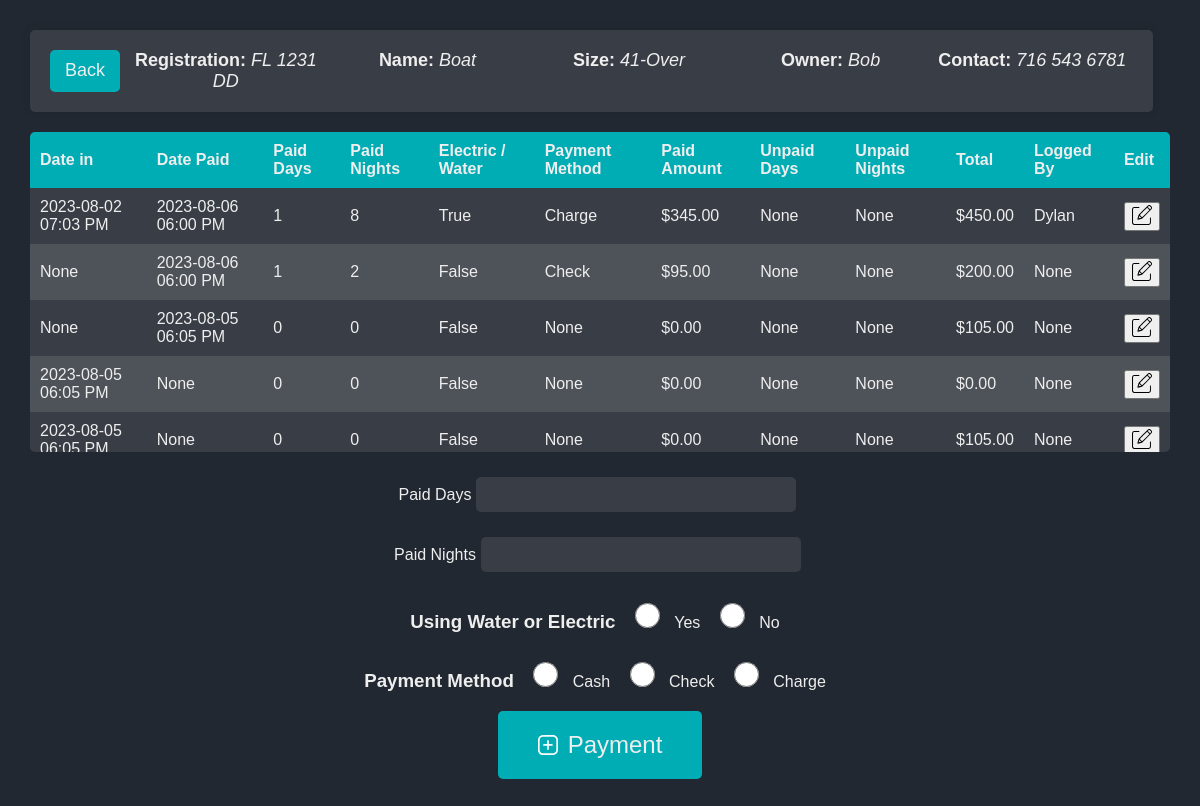
Page /visits?id=2 (signed in) on the committed database.
### website/models.py (models this page shows)
class Boat(db.Model):
    id = db.Column(db.Integer, primary_key=True)
    boat_reg = db.Column(db.String(150), unique=True)
    sanitized_boat_reg = db.Column(db.String(150), unique=True)
    boat_name = db.Column(db.String(150))
    sanitized_boat_name = db.Column(db.String(150))
    phone_number = db.Column(db.String(150))
    sanitized_phone_number = db.Column(db.String(150))
    owner_name = db.Column(db.String(150))
    sanitized_owner_name = db.Column(db.String(150))
    boat_size = db.Column(db.Integer)
    email = db.Column(db.String(150))
    zipcode = db.Column(db.String(150))
    visits = db.relationship('Visit', backref='boat')
    current_boats_id = db.Column(db.Integer, db.ForeignKey('current_boats.id'))

class Visit(db.Model):
    id = db.Column(db.Integer, primary_key=True)
    logged_by = db.Column(db.Integer, db.ForeignKey('user.id'))
    date_in = db.Column(db.String(150))
    date_paid = db.Column(db.String(150))
    paid_amount = db.Column(db.Float)
    paid_days = db.Column(db.Integer)
    paid_nights = db.Column(db.Integer)
    paid_enw = db.Column(db.Boolean)
    paid_with = db.Column(db.String(150))
    unpaid_days = db.Column(db.Integer)
    unpaid_nights = db.Column(db.Integer)
    total = db.Column(db.Float)
    boat_id = db.Column(db.Integer, db.ForeignKey('boat.id'))

class User(db.Model, UserMixin):
    id = db.Column(db.Integer, primary_key=True)
    email = db.Column(db.String(150), unique=True)
    password = db.Column(db.String(150))
    first_name = db.Column(db.String(150))
    logs = db.relationship('Visit')

### website/views.py (the view, shortened to what this page needs)
@views.route('/visits' , methods=['GET','POST'])
@login_required
def visits():
    form = PaymentForm()
    button_pressed = request.form.get('submit-button')
    print("Button pressed is: " + str(button_pressed))
    boat = getBoatById(request.args.get('id', ''))
    if not boat:
        flash("Bad Boat ID", category='error')
    return render_template("visits.html", form=form, boat=boat)

### website/forms.py
class PaymentForm(FlaskForm):
    paid_days = StringField('Paid Days', validators=[DataRequired()])
    paid_nights = StringField('Paid Nights', validators=[DataRequired()])
    paid_enw = RadioField('Electric / Water', choices=[('Yes','Yes'), ('No', 'No') ] , validators=[DataRequired()])
    paid_with  = RadioField('Payment Method', choices=[('Cash','Cash'), ('Check', 'Check'), ('Charge', 'Charge') ] , validators=[DataRequired()])
    submit = SubmitField('Submit')

### website/functions.py (called while the page is built)
def getBoatById(id):
    boat = Boat.query.get(id)
    if boat is None:
        flash('No boat with given ID found', 'error')
        return None
    else:
        return boat

### website/templates/visits.html (shortened to what this page needs)
{% extends "base.html" %}
{% block head %}
  <link rel="stylesheet" href="static/form-styles.css">
{% endblock %}
{% block styles %}static/visit-styles.css{% endblock %}
{% block content%}
<div id="boat-info" class="boat-info-container">
  <a href="{{ url_for('views.log_boat', boat_reg=boat.boat_reg, boat_name=boat.boat_name, phone_number=boat.phone_number, id=boat.id) }}" id="home-btn">Back</a>
  <div class="boat-info-item"><h3><span><b>Registration:</b> </span><em>{{boat.boat_reg}}</em></h3></div>
  <div class="boat-info-item"><h3><span><b>Name:</b> </span><em>{{boat.boat_name}}</em></h3></div>
  <div class="boat-info-item"><h3><span><b>Size:</b> </span><em>{{boat.boat_size}}</em></h3></div>
  <div class="boat-info-item"><h3><span><b>Owner:</b> </span><em>{{boat.owner_name}}</em></h3></div>
  <div class="boat-info-item"><h3><span><b>Contact:</b> </span><em>{{boat.phone_number}}</em></h3></div>
</div>
<div id="main-container">
    <div id="left-container" style="flex: 1;">
            <div id="table-container">
                <table id="search-results">
                <thead>
                    <tr>
                    <th>Date in</th>
                    <th>Date Paid</th>
                    <th>Paid Days</th>
                    <th>Paid Nights</th>
                    <th>Electric / Water</th>
                    <th>Payment Method</th>
                    <th>Paid Amount</th>
                    <th>Unpaid Days</th>
                    <th>Unpaid Nights</th>
                    <th>Total</th>
                    <th>Logged By</th>
                    <th>Edit</th>
                    </tr>
                </thead>
                <tbody>
                    {% for visit in boat.visits %}
                    <tr id="row-{{ visit.id }}">
                      <form class="edit-form" method="POST" action="{{ url_for('views.update_payment', visitid=visit.id, id=boat.id) }}">
                        <td ><span class="text">{{ visit.date_in | utc_to_est}}</span></td>
                        <td ><span class="text">{{ visit.date_paid | utc_to_est}}</span></td>
                        <td class="editable">
                          <span class="text">{{ visit.paid_days }}</span>
                          </td>
                        <td class="editable">
                          <span class="text">{{ visit.paid_nights }}</span>
                          </td>
                        <td class="editable">
                          <span class="text">{{ visit.paid_enw }}</span>
                          </td>
                        <td class="editable">
                          <span class="text">{{ visit.paid_with }}</span>
                          </td>
                          <td>${{ visit.paid_amount }}0</td>
                          <td>{{ visit.unpaid_days  }}</td>
                          <td>{{ visit.unpaid_nights }}</td>
                          <td>${{ visit.total }}0</td>
                          <td>
                            {% if visit.logged_by == None %}
                                None
                            {% else %}
                                {{ visit.logged_by|userID_to_name }}
                            {% endif %}
                          </td>
                          <td>
                            <button type="button" class="edit-button">
                              <img src="static/edit.svg" alt="Edit" width="20" height="20">
                            </button>
                          </td>
                      </form>
                    </tr>
                    {% endfor %}
                </tbody>
                </table>
            </div>
            </div>
    </div>
    <div id="right-container" style="flex: 1;">
        <div id="search-container">
          <form method="POST" id="search">
            <div class="form-group">
              {{ form.paid_days.label }}
              {{ form.paid_days(class="form-control") }}
            </div>
            <div class="form-group">
              {{ form.paid_nights.label }}
              {{ form.paid_nights(class="form-control") }}
            </div>
            <div>
              <h3 class="form-check-input">Using Water or Electric</h3>
                {% for subfield in form.paid_enw %}
                    {{ subfield(class="form-check-input") }} {{ subfield.label(class="form-check-label") }}
                {% endfor %}
            </div>
            <div>
              <h3 class="form-check-input">Payment Method</h3>
                {% for subfield in form.paid_with %}
                    {{ subfield(class="form-check-input") }} {{ subfield.label(class="form-check-label") }}
                {% endfor %}
            </div>
            <div id="button-container">
              <div id="button-container">
                <button type="submit" class="btn btn-primary" id="login-btn" name="submit-button" value="search">
                  <div id="add-button-container">
                    <img src="static/more.svg" alt="Add-visit" width="20" height="20">
                    Payment
                  </div>
                </button>
              </div>
            </div>
          </form>
        </div>
</div>
{%endblock%}

### website/static/visit-styles.css (style rules this page uses)
body { margin: 0; padding: 10px; font-family: Arial, sans-serif; background-color: #222831; color: #eeeeee; height: 100%; overflow: hidden; display: flex; flex-direction: column; }
#main-container { display: flex; justify-content: space-between; padding: 20px; box-sizing: border-box; }
#left-container, #right-container { flex: 1; max-height: 100%; overflow: auto; box-sizing: border-box; }
#right-container { padding: 20px; }
#search-container { display: flex; flex-direction: column; align-items: center; margin-bottom: 20px; }
table { background-color: #393e46; border-collapse: collapse; width: 100%; }
th, td { padding: 10px; text-align: left; }
th { background-color: #00adb5; }
tr:nth-child(even) { background-color: #4e535a; }
#button-container { display: flex; justify-content: center; }
#login-btn { font-size: 24px; text-align: center; background-color: #00adb5; color: #eeeeee; padding: 20px 40px; border: none; cursor: pointer; transition: background-color 0.3s ease, transform 0.3s ease; border-radius: 5px; }
#home-btn { font-size: 18px; background-color: #00adb5; color: #eeeeee; padding: 10px 15px; border: none; cursor: pointer; text-decoration: none; transition: background-color 0.3s ease, transform 0.3s ease; border-radius: 5px; display: inline-block; margin-right: 5px; }
#main-container { padding: 0px; }

### website/static/form-styles.css (style rules this page uses)
body { background-color: #222831; font-family: 'Arial', sans-serif; margin: 0; display: flex; justify-content: center; align-items: center; height: 100vh; }
.form-group { margin-bottom: 15px; display: flex; justify-content: center; align-items: center; }
.form-group label { display: block; color: #eeeeee; }
.form-check-input, .form-check-label { display: inline-block; margin-right: 10px; }
.form-check-input { width: auto; height: auto; }
.form-group input { width: 100%; padding: 10px; border: none; border-radius: 5px; }
.form-control { background-color: #393e46; color: #eeeeee; }
.form-control::placeholder { color: #adb5bd; }
.btn-primary { font-size: 24px; background-color: #00adb5; margin: auto; color: #eeeeee; padding: 20px 40px; border: none; cursor: pointer; transition: background-color 0.3s ease, transform 0.3s ease; border-radius: 5px; margin-bottom: 20px; }
#home-btn { font-size: 18px; background-color: #00adb5; color: #eeeeee; padding: 10px 15px; border: none; cursor: pointer; text-decoration: none; transition: background-color 0.3s ease, transform 0.3s ease; border-radius: 5px; display: inline-block; margin-right: 5px; }

### website/templates/visits.html (style rules this page uses)
.boat-info-container { display: flex; flex-wrap: wrap; justify-content: space-between; width: 95%; background: #393e46; padding: 20px; margin-bottom: 20px; border-radius: 5px; box-shadow: 0px 0px 10px 0px rgba(0,0,0,0.1); }
.boat-info-item { flex: 1; text-align: center; margin: 0 5px; }
.boat-info-item h3 { margin: 0; padding-top: 0px; padding-bottom: 0px; font-size: 18px; color: #eeeeee; font-weight: normal; }
#add-button-container { display: flex; align-items: center; justify-content: space-between; width: 100%; }
#add-button-container img { margin-right: 10px; }
#table-container { padding-bottom: 20px; }
#table-container { height: 300px; overflow-y: auto; background-color: #393e46; border-radius: 5px; }

### rows in the picture
Boat: boat_reg "FL 1231 DD", boat_name "Boat", boat_size "41-Over", owner_name "Bob", phone_number "716 543 6781"
Visit: date_in|utc_to_est "2023-08-02 07:03 PM", date_paid|utc_to_est "2023-08-06 06:00 PM", paid_days "1", paid_nights "8", paid_enw "True", paid_with "Charge", paid_amount "345.0", unpaid_days "None", unpaid_nights "None", total "450.0", logged_by|userID_to_name "Dylan"
Visit: date_in|utc_to_est "None", date_paid|utc_to_est "2023-08-06 06:00 PM", paid_days "1", paid_nights "2", paid_enw "False", paid_with "Check", paid_amount "95.0", unpaid_days "None", unpaid_nights "None", total "200.0"
Visit: date_in|utc_to_est "None", date_paid|utc_to_est "2023-08-05 06:05 PM", paid_days "0", paid_nights "0", paid_enw "False", paid_with "None", paid_amount "0.0", unpaid_days "None", unpaid_nights "None", total "105.0"
Visit: date_in|utc_to_est "2023-08-05 06:05 PM", date_paid|utc_to_est "None", paid_days "0", paid_nights "0", paid_enw "False", paid_with "None", paid_amount "0.0", unpaid_days "None", unpaid_nights "None", total "0.0"
Visit: date_in|utc_to_est "2023-08-05…", date_paid|utc_to_est "None", paid_days "0", paid_nights "0", paid_enw "False", paid_with "None", paid_amount "0.0", unpaid_days "None", unpaid_nights "None", total "105.0"

### other values in the picture
{{ subfield.label(class="form-check-label") }} "Yes" "No"
{{ subfield.label(class="form-check-label") }} "Cash" "Check" "Charge"
